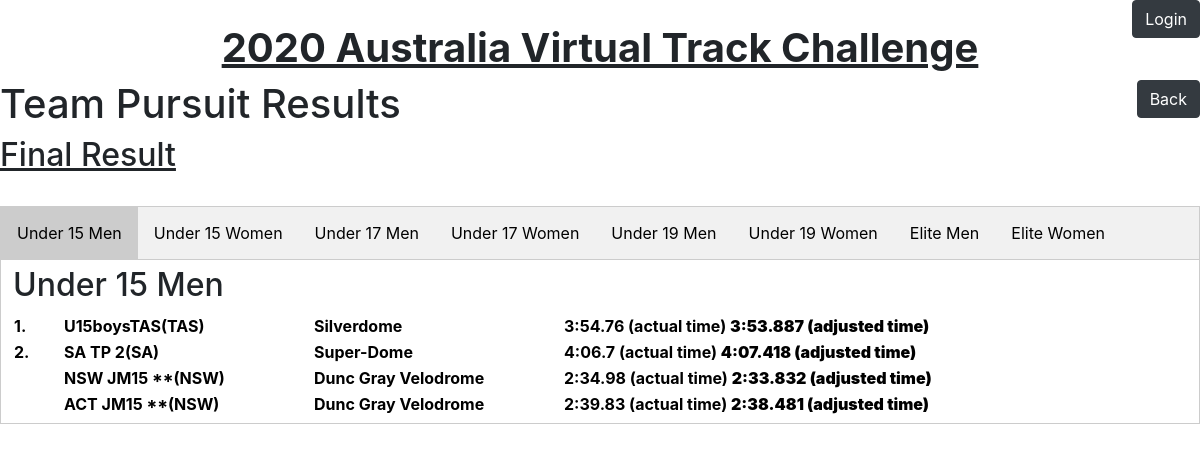
/1/results/teampursuit/, run on the app's committed database.
### web/models.py (models this page shows, shortened)
class Event(models.Model):
    name = models.CharField(null = True, max_length=100)
    date = models.DateField(null=True)
    finish = models.DateField(null=True)
    image = models.ImageField(upload_to='events/images/', null=True)
    National = 'Nat'
    NJTS = 'NJTS'
    event_option_choices = [
        (National, 'National'),
        (NJTS, 'NJTS')
    ]
    event_option = models.CharField(
        max_length=8,
        choices=event_option_choices,
        default=National
    )

class rider(models.Model):
    number = models.IntegerField()
    name = models.CharField(max_length=50)
    representing = models.CharField(max_length=100, blank=True)
    Individual = 'Ind'
    Team = 'Team'
    team_option_choices = [
        (Individual, 'Individual'),
        (Team, 'Team')
    ]
    team_option = models.CharField(
        max_length=4,
        choices=team_option_choices,
        default=Individual
    )
    ACT = 'ACT'
    NSW = 'NSW'
    NT = 'NT'
    QLD = 'QLD'
    SA = 'SA'
    TAS = 'TAS'
    VIC = 'VIC'
    WA = 'WA'
    state_option_choices = [
        (ACT, 'ACT'),
        (NSW, 'NSW'),
        (NT, 'NT'),
        (QLD, 'QLD'),
        (SA, 'SA'),
        (TAS, 'TAS'),
        (VIC, 'VIC'),
        (WA, 'WA'),
    ]
    state = models.CharField(
        max_length=3,
        choices=state_option_choices,
        default=NSW
    )
    velo1 = 'Dunc Gray Velodrome'
    velo2 = 'NT Velodrome'
    velo3 = 'Anna Meares Velodrome'
    velo4 = 'Super-Dome'
    velo5 = 'Silverdome'
    velo6 = 'DISC'
    velo7 = 'Speed Dome'
    velo_option_choices = [
        (velo1, 'Dunc Gray Velodrome'),
        (velo2, 'NT Velodrome'),
        (velo3, 'Anna Meares Velodrome'),
        (velo4, 'Super-Dome'),
        (velo5, 'Silverdome'),
        (velo6, 'DISC'),
        (velo7, 'Speed Dome'),
    ]
    velodrome = models.CharField(
        max_length=50,
         choices=velo_option_choices,
        default=velo1
    )
    team_member1 = models.CharField(max_length=50, blank=True)
    team_member2 = models.CharField(max_length=50, blank=True)
    team_member3 = models.CharField(max_length=50, blank=True)
    team_member4 = models.CharField(max_length=50, blank=True)
    jm15 = 'JM15'
    jw15 = 'JW15'
    jm17 = 'JM17'
    jw17 = 'JW17'
    jm19 = 'JM19'
    jw19 = 'JW19'
    elitem = 'ELITEM'
    elitew = 'ELITEW'
    parab = "Para-B"
    parac = "Para-C"
    age_option_choices = [
        (jm15, 'JM15'),
        (jw15, 'JW15'),
        (jm17, 'JM17'),
        (jw17, 'JW17'),
        (jm19, 'JM19'),
        (jw19, 'JW19'),
        (elitem, 'ELITEM'),
        (elitew, 'ELITEW'),
        (parab, 'PARA-B'),
        (parac, 'PARA-C'),
    ]
    agegroup = models.CharField(
        max_length=6,
        choices=age_option_choices,
        default=jm15
    )
    ip_time = models.CharField(max_length=2,null=True, blank=True)
    ip_time_second = models.CharField(max_length=6,null=True, blank=True)
    ip_time_total = models.FloatField(max_length=8,null=True, blank=True)
    ip_adjusted_time = models.CharField(max_length=8,null=True, blank=True)
    ip_adjusted_second = models.CharField(max_length=8,null=True, blank=True)
    ip_time_total_adjusted = models.FloatField(max_length=8,null=True, blank=True)
    ip_temp = models.FloatField(null=True, blank=True)
    ip_bp = models.FloatField(null=True, blank=True)
    ip_humdity = models.FloatField(null=True, blank=True)
    tt200_time = models.FloatField(max_length=10,null=True, blank=True)
    tt200_adjusted_time = models.FloatField(max_length=10,null=True, blank=True)
    tt200_temp = models.FloatField(null=True, blank=True)
    tt200_bp = models.FloatField(null=True, blank=True)
    tt200_humdity = models.FloatField(null=True, blank=True)
    ts_time = models.FloatField(max_length=10,null=True, blank=True)
    ts_adjusted_time = models.FloatField(max_length=10,null=True, blank=True)
    ts_temp = models.FloatField(null=True, blank=True)
    ts_bp = models.FloatField(null=True, blank=True)
    ts_humdity = models.FloatField(null=True, blank=True)
    ts_ineligable = models.BooleanField(default=False)
    tp_time = models.CharField(max_length=10,null=True, blank=True)
    tp_temp = models.CharField(max_length=10,null=True, blank=True)
    tp_time_second = models.CharField(max_length=6,null=True, blank=True)
    tp_time_total = models.FloatField(max_length=8, null=True, blank=True)
    tp_adjusted_time = models.CharField(max_length=8,null=True, blank=True)
    tp_adjusted_second = models.CharField(max_length=8,null=True, blank=True)
    tp_time_total_adjusted = models.FloatField(max_length=8,null=True, blank=True)
    tp_bp = models.FloatField(null=True, blank=True)
    tp_humdity = models.FloatField(null=True, blank=True)
    tp_ineligable = models.BooleanField(default=False)
    tt_time = models.CharField(max_length=2, null=True, blank=True)
    tt_time_second = models.CharField(max_length=6, null=True, blank=True)
    tt_time_total = models.FloatField(max_length=8, null=True, blank=True)
    tt_adjusted_time = models.CharField(max_length=8, null=True, blank=True)
    tt_adjusted_second = models.CharField(max_length=8, null=True, blank=True)
    tt_time_total_adjusted = models.FloatField(max_length=8, null=True, blank=True)
    tt_temp = models.FloatField(null=True, blank=True)
    tt_bp = models.FloatField(null=True, blank=True)
    tt_humdity = models.FloatField(null=True, blank=True)
    created = models.DateTimeField(auto_now_add=True, editable=False, null=False, blank=False)
    last_modified = models.DateTimeField(auto_now=True, editable=False, null=False, blank=False)
    user = models.ForeignKey(User,null=True, on_delete=models.CASCADE)
    event = models.ForeignKey(Event,null=True, on_delete=models.CASCADE, default=3)
    class Meta(object):
        ordering = ['-event','-id']

### web/views.py (the view)
# urls.py: path('<int:Event_id>/results/teampursuit/', views.result_teampursuit, name='result_teampursuit'),
def result_teampursuit(request, Event_id):
    events = get_object_or_404(Event, pk=Event_id)
    todaydate = date.today()
    finaldate = events.finish
    mixed = rider.objects.order_by('tp_ineligable', 'tp_time_total_adjusted').filter(event = events.id, tp_time_total__gt=0)
    u15m = rider.objects.order_by('tp_ineligable', 'tp_time_total_adjusted').filter(event = events.id, tp_time_total__gt=0, agegroup='JM15')
    u15w = rider.objects.order_by('tp_ineligable', 'tp_time_total_adjusted').filter(event = events.id, tp_time_total__gt=0, agegroup='JW15')
    u17m = rider.objects.order_by('tp_ineligable', 'tp_time_total_adjusted').filter(event = events.id, tp_time_total__gt=0, agegroup='JM17')
    u17w = rider.objects.order_by('tp_ineligable', 'tp_time_total_adjusted').filter(event = events.id, tp_time_total__gt=0, agegroup='JW17')
    u19m = rider.objects.order_by('tp_ineligable', 'tp_time_total_adjusted').filter(event = events.id, tp_time_total__gt=0, agegroup='JM19')
    u19w = rider.objects.order_by('tp_ineligable', 'tp_time_total_adjusted').filter(event = events.id, tp_time_total__gt=0, agegroup='JW19')
    elitem = rider.objects.order_by('tp_ineligable', 'tp_time_total_adjusted').filter(event = events.id, tp_time_total__gt=0, agegroup='ELITEM')
    elitew = rider.objects.order_by('tp_ineligable', 'tp_time_total_adjusted').filter(event = events.id, tp_time_total__gt=0, agegroup='ELITEW')
    return render(request, 'web/result_teampursuit.html',
                  {'jm15': u15m, 'jw15': u15w, 'jm17': u17m, 'jw17': u17w, 'jm19': u19m, 'jw19': u19w, 'elitem': elitem,
                   'elitew': elitew, 'timedate': todaydate, 'finaldate': finaldate, 'mixed':mixed, 'event':events})

### web/templates/web/result_teampursuit.html (shortened to what this page needs)
{% extends 'web/base.html'%}
{% block content %}
<center>
    <h1><b><u>{{ event.name }}</u> </b></h1>
    </center>
<a href="../"><button type="submit" class="btn btn-dark" style="position: absolute; right: 0;">Back</button></a><h1>Team Pursuit Results</h1>
     {% if timedate <= finaldate %}
<h2><u>Provisional</u></h2>
    {% else %}
    <h2><u>Final Result</u></h2>
{% endif %}
<br>
{% if event.event_option == "Nat" %}
<div class="tab">
  <button class="tablinks" onclick="openCity(event, 'U15M')" id="defaultOpen">Under 15 Men</button>
    <button class="tablinks" onclick="openCity(event, 'U15W')">Under 15 Women</button>
    <button class="tablinks" onclick="openCity(event, 'U17M')">Under 17 Men</button>
    <button class="tablinks" onclick="openCity(event, 'U17W')">Under 17 Women</button>
    <button class="tablinks" onclick="openCity(event, 'U19M')">Under 19 Men</button>
    <button class="tablinks" onclick="openCity(event, 'U19W')">Under 19 Women</button>
    <button class="tablinks" onclick="openCity(event, 'ELITEM')">Elite Men</button>
    <button class="tablinks" onclick="openCity(event, 'ELITEW')">Elite Women</button>
</div>
<div id="U15M" class="tabcontent">
<h2>Under 15 Men</h2>
<table>
{% for result in jm15 %}
<tr style = "color:black">
  <th style="width:50px">{% if result.tp_ineligable %} {% else %} {{ forloop.counter }}.{% endif %}</th>
<th style="width:250px">  <a style = "color:black" href="/{{ event.id }}/riders/{{ result.id }}">{{ result.name }}({{ result.state }})</a></th>
  <th style="width:250px">{{ result.velodrome }}</th>
  <th>{{ result.tp_time }}:{{ result.tp_time_second }} (actual time) <b>{{ result.tp_adjusted_time }}:{{ result.tp_adjusted_second }} (adjusted time)</b></th>
  </tr>
{% endfor %}
  </table>
</div>
{% endif %}
{% endblock %}

### web/static/web/custom.css (style rules this page uses)
.tab { overflow: hidden; border: 1px solid #ccc; background-color: #f1f1f1; }
.tab button { background-color: inherit; float: left; border: none; outline: none; cursor: pointer; padding: 14px 16px; transition: 0.3s; }
.tab button.active { background-color: #ccc; }
.tabcontent { display: none; padding: 6px 12px; border: 1px solid #ccc; border-top: none; }

### data on the page
Event: name "2020 Australia Virtual Track Challenge"
rider: name "U15boysTAS", state "TAS", velodrome "Silverdome", tp_time "3", tp_time_second "54.76", tp_adjusted_time "3", tp_adjusted_second "53.887"
rider: name "SA TP 2", state "SA", velodrome "Super-Dome", tp_time "4", tp_time_second "06.7", tp_adjusted_time "4", tp_adjusted_second "07.418"
rider: name "NSW JM15 **", state "NSW", velodrome "Dunc Gray Velodrome", tp_time "2", tp_time_second "34.98", tp_adjusted_time "2", tp_adjusted_second "33.832"
rider: name "ACT JM15 **", state "NSW", velodrome "Dunc Gray Velodrome", tp_time "2", tp_time_second "39.83", tp_adjusted_time "2", tp_adjusted_second "38.481"
